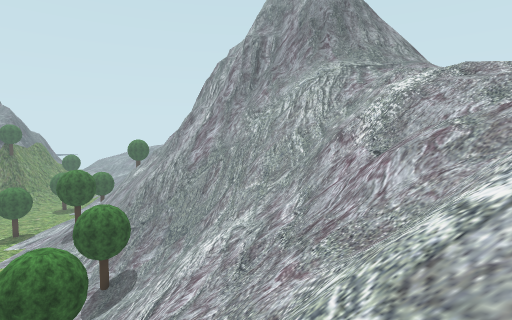
View 1 (above)

24 first-person views from a walk through a scene from a Unity 3-D project. The camera is 1.4 m above the floor, tilts 4° down and sees 80° across. The floor is counted in squares, 2 m on a side. Each view is taken from the middle of a square. On the plan, view 1 faces up. The plan holds only what a view shows up to about 10 squares ahead; the rest is blank. The place goes on beyond the plan. Some trees and plants on the terrain are drawn as simple stand-ins.

View 2
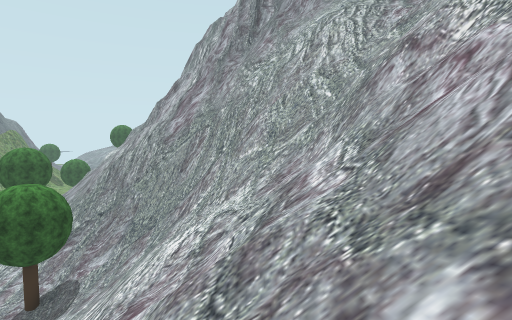

View 3
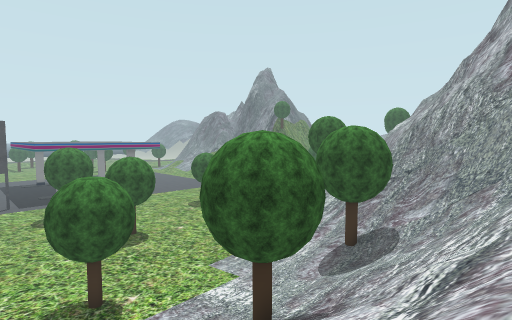

View 4
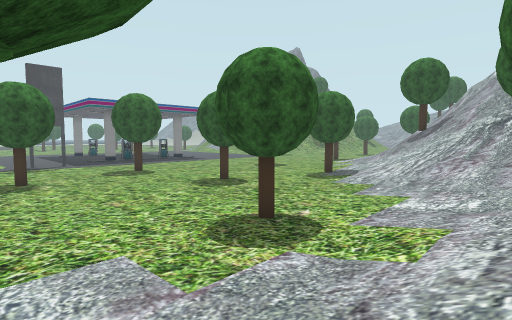

View 5
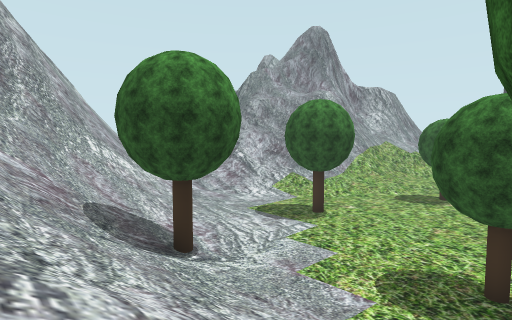

View 6
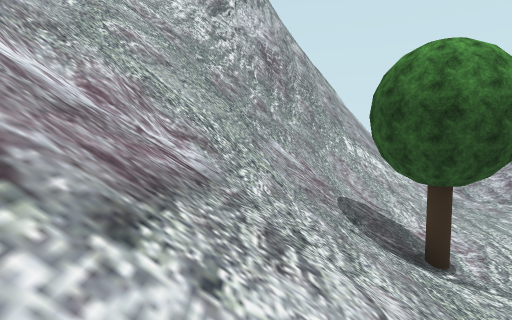

View 7
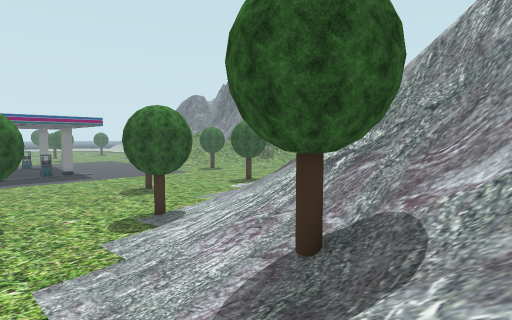

View 8
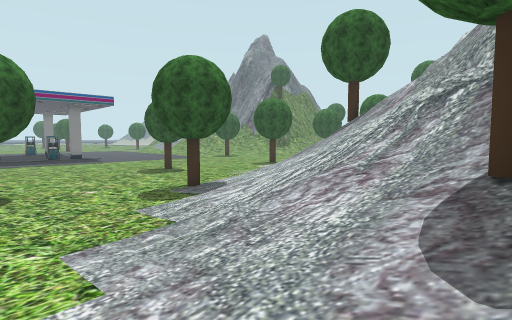

View 9
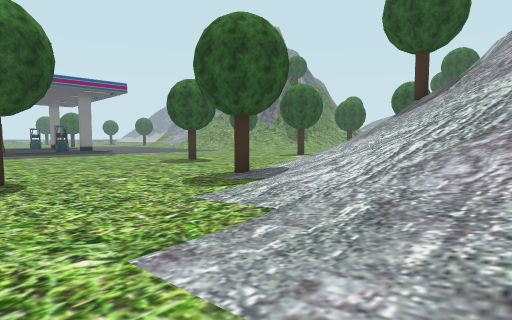

View 10
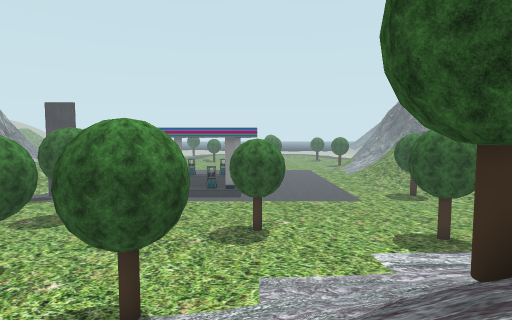

View 11
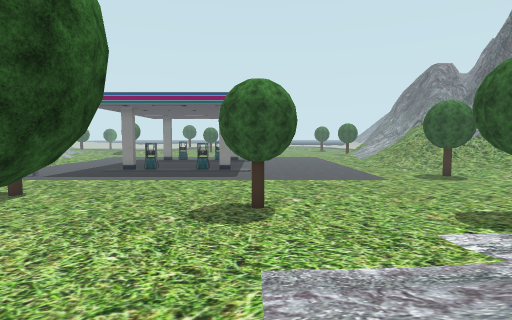

View 12
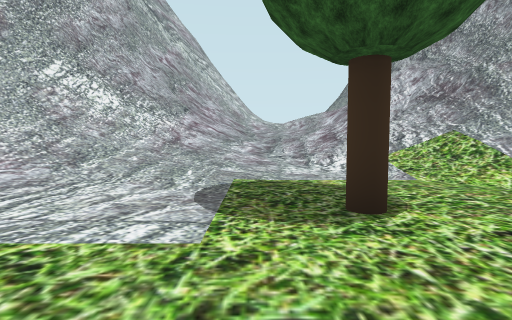

View 13
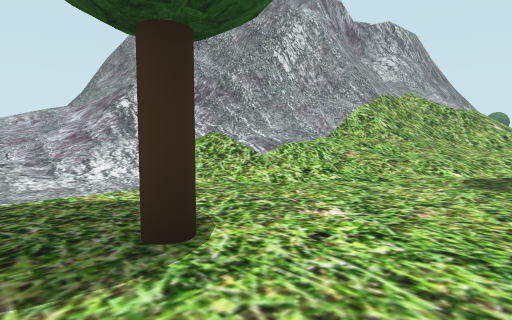

View 14
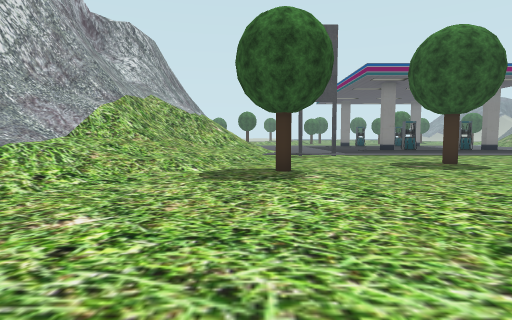

View 15
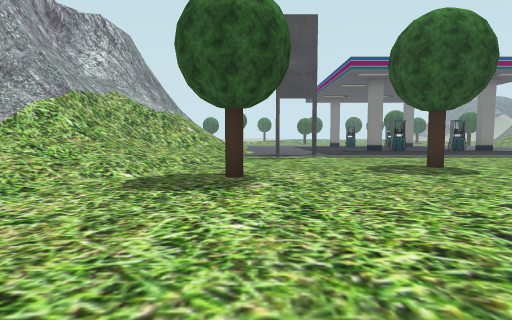

View 16
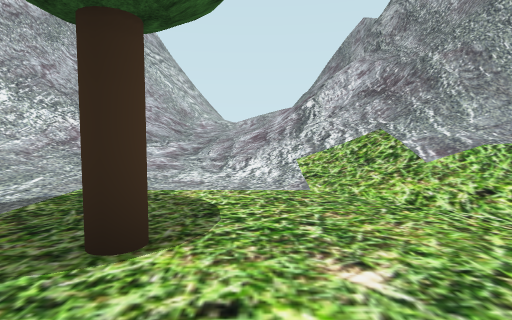

View 17
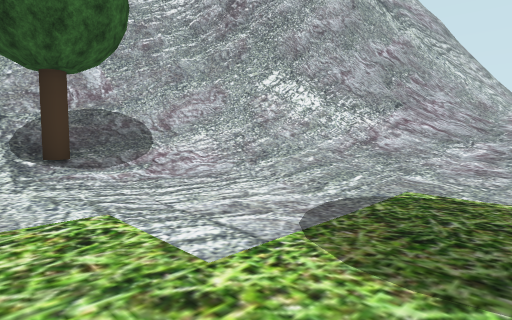

View 18
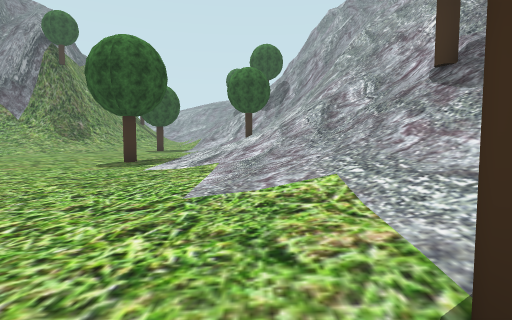

View 19
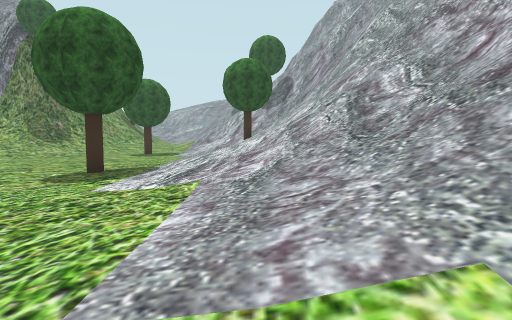

View 20
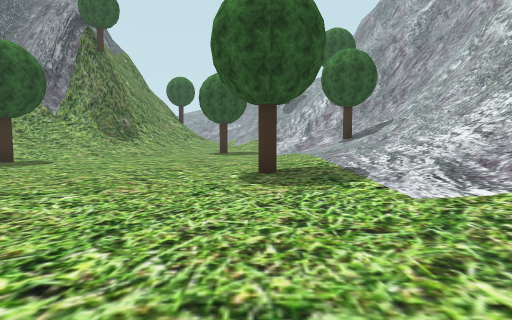

View 21
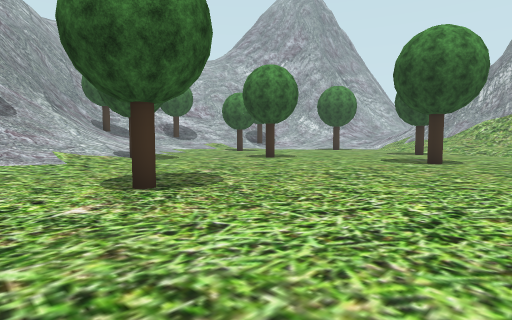

View 22
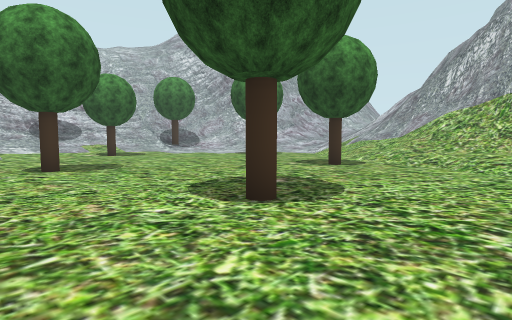

View 23
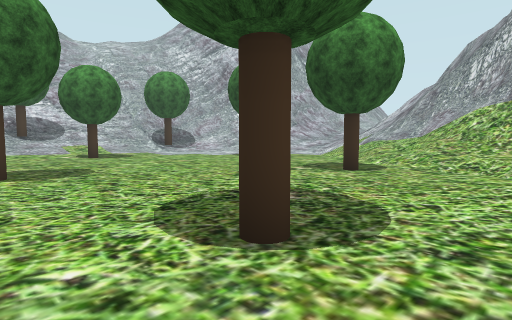

View 24
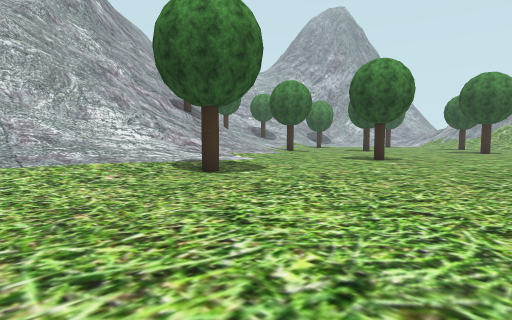

### Floor plan
Key: @ floor where view 1 was taken; # wall or solid block; x gap in a wall; . main floor; : floor 0.75 m higher than the main floor; + floor 1.5 m higher than the main floor; * floor 2.25 m higher than the main floor; % floor 16.75 m higher than the main floor; & floor 17.5 m higher than the main floor; / step, stairs or slope; = window, fence, low wall or low ledge; ^ raised ledge; v drop or lower ground; O other object.
Columns run from 23 left of view 1 to 6 right of it. Each row starts with its distance up from view 1.
 26 ........:///#
 25 ........://###
 24 ........://#=##
 23 ......../////==
 22 .....O..://///=
 21 .........////=/
 20  ........////=/ =#
 19  ........////// ==
 18 ..........//O///==
 17 ..........//////##
 16 ....O.....//////=##
 15 ...........//////=##
 14 ..........O///////###  x#v///
 13 ............////////## v=#v//
 12 ...............//O///###v==/
 11 ................//////#=v#==
 10 ........O.......////////###=/
  9 .................///////###//
  8 ..O..............O///////=#=/&
  7 ................./ /////////%/
  6 .............O.../ //////=///
  5 ................/////////=//
  4 ....O............///=///////
  3 ................//////////
  2 /...............O//////=//
  1 ////./....O....//////////
  0 /////./......../////=/=@
 -1 /=^/////....../////##==
 -2 ###//////....////=/###=
 -3 #####=////...////####vv
 -4   ###=////..////###
 -5     #/#////////=##
 -6     #//////////##
 -7     ##///++///##
 -8        ///+//##
 -9         //+//
-10           *//

Where each view was taken, in squares from view 1:
view 1: 0 up, 0 right, facing up
view 2: 4 up, 0 right, facing up
view 3: 4 up, 2 left, facing up-left
view 4: 2 up, 6 left, facing up-left
view 5: 7 up, 4 left, facing down-left
view 6: 7 up, 4 left, facing down
view 7: 9 up, 4 left, facing up-left
view 8: 9 up, 6 left, facing up-left
view 9: 9 up, 8 left, facing up-left
view 10: 16 up, 8 left, facing left
view 11: 16 up, 11 left, facing left
view 12: 4 up, 12 left, facing down
view 13: 3 up, 12 left, facing down-left
view 14: 3 up, 12 left, facing left
view 15: 4 up, 13 left, facing left
view 16: 3 up, 14 left, facing down
view 17: 3 up, 13 left, facing down-right
view 18: 13 up, 14 left, facing up
view 19: 15 up, 14 left, facing up
view 20: 16 up, 18 left, facing up
view 21: 18 up, 23 left, facing down-right
view 22: 11 up, 23 left, facing down-right
view 23: 10 up, 22 left, facing down-right
view 24: 26 up, 23 left, facing down-right
